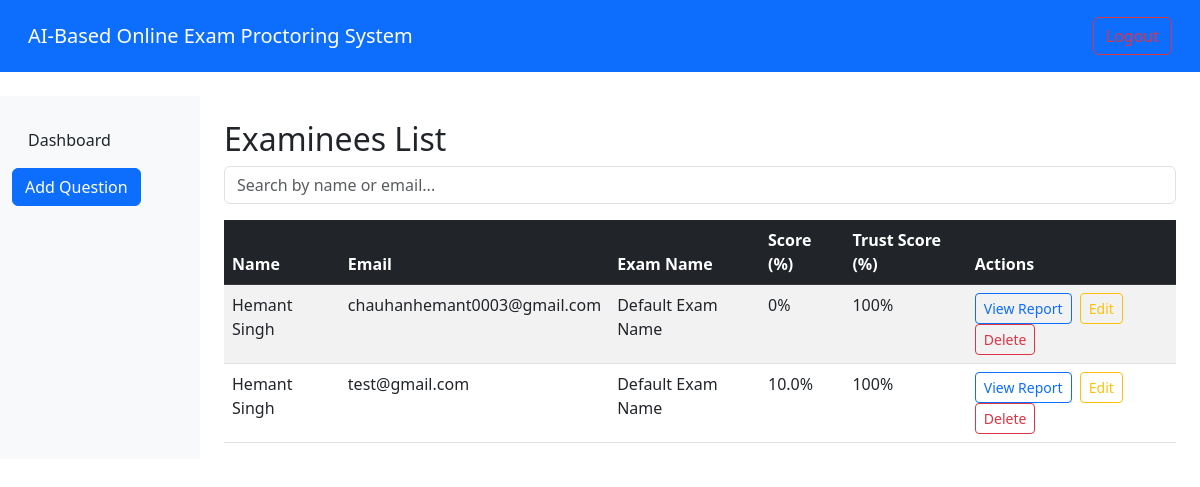
Screenshot of /admin_dashboard/ (signed in) with the database file from the repository.
### proctoring/models.py (models this page shows, shortened)
class Student(models.Model):
    user = models.OneToOneField(User, on_delete=models.CASCADE, related_name='student', null=True, blank=True)
    name = models.CharField(max_length=255)
    address = models.TextField(null=True, blank=True)
    email = models.EmailField(unique=True)
    photo = models.ImageField(upload_to='student_photos/')
    face_encoding = models.JSONField(null=True, blank=True)
    timestamp = models.DateTimeField(default=datetime.now())
    feedback = models.TextField(null=True, blank=True, max_length=1000)

class Exam(models.Model):
    student = models.ForeignKey(Student, on_delete=models.CASCADE, related_name='exams', null=True, blank=True)
    exam_name = models.CharField(max_length=255, default='Default Exam Name')
    total_questions = models.IntegerField(null=True, blank=True)
    correct_answers = models.IntegerField(null=True, blank=True)
    timestamp = models.DateTimeField(default=datetime.now())
    status = models.CharField(
        max_length=50,
        choices=[('ongoing', 'Ongoing'), ('completed', 'Completed'), ('cancelled', 'Cancelled')],
        default='ongoing'
    )
    percentage_score = models.FloatField(null=True, blank=True)

### proctoring/views.py (the view)
# urls.py: path('admin_dashboard/', views.admin_dashboard, name='admin_dashboard'),
@staff_member_required(login_url='/admin/login/')
def admin_dashboard(request):
    students = Student.objects.annotate(
        exam_count=Count('exams'),
        cheating_event_count=Count('cheating_events')
    ).prefetch_related('exams', 'cheating_events')
    for student in students:
        student.trust_score = max(0, 100 - (student.cheating_event_count * 10))
        for exam in student.exams.all():
            if exam.total_questions and exam.total_questions > 0 and exam.percentage_score is None:
                exam.percentage_score = calculate_exam_score(exam)
                exam.save()
    context = {
        'students': students,
    }
    return render(request, 'admin_dashboard.html', context)

### proctoring/views.py (called while the page is built)
def calculate_exam_score(exam):
    if exam.total_questions and exam.total_questions > 0:
        return round((exam.correct_answers / exam.total_questions) * 100, 2)
    return 0.0

### proctoring/templates/admin_dashboard.html (shortened to what this page needs)
<!DOCTYPE html>
<html lang="en">
<head>
    <link href="https://cdn.jsdelivr.net/npm/bootstrap@5.3.0/dist/css/bootstrap.min.css" rel="stylesheet">
</head>
<body>
    <nav class="navbar navbar-expand-lg navbar-dark bg-primary p-3">
        <div class="container-fluid">
            <a class="navbar-brand" href="#">AI-Based Online Exam Proctoring System</a>
            <div class="d-flex ms-auto">
                <a href="{% url 'home' %}" class="btn btn-outline-danger">Logout</a>
            </div>
        </div>
    </nav>
    <div class="container-fluid mt-4">
        <div class="row">
            <div class="col-md-2 bg-light py-4">
                <ul class="nav flex-column">
                    <li class="nav-item mb-2">
                        <a class="nav-link text-dark" href="#">Dashboard</a>
                    </li>
                    <li class="nav-item mb-2">
                        <a class="btn btn-primary" href="{% url 'add_question' %}">Add Question</a>
                    </li>
                </ul>
            </div>
            <div class="col-md-10">
                <div class="container">
                    <h2 class="mt-4">Examinees List</h2>
                    <div class="input-group mb-3">
                        <input type="text" id="searchBar" placeholder="Search by name or email..." class="form-control">
                    </div>
                    <div class="table-responsive">
                        <table class="table table-striped table-hover">
                            <thead class="table-dark">
                                <tr>
                                    <th>Name</th>
                                    <th>Email</th>
                                    <th>Exam Name</th>
                                    <th>Score (%)</th>
                                    <th>Trust Score (%)</th>
                                    <th>Actions</th>
                                </tr>
                            </thead>
                            <tbody>
                                {% for student in students %}
                                <tr>
                                    <td>{{ student.name }}</td>
                                    <td>{{ student.email }}</td>
                                    <td>{{ student.exams.first.exam_name|default:"No Exam" }}</td>
                                    <td>{{ student.exams.first.percentage_score|default:"0" }}%</td>
                                    <td>{{ student.trust_score|default:"100" }}%</td>
                                    <td>
                                        <a href="{% url 'report_page' student.id %}" class="btn btn-outline-primary btn-sm me-1">View Report</a>
                                        <a href="#" class="btn btn-outline-warning btn-sm me-1">Edit</a>
                                        <a href="#" class="btn btn-outline-danger btn-sm">Delete</a>
                                    </td>
                                </tr>
                                {% endfor %}
                            </tbody>
                        </table>
                    </div>
                </div>
            </div>
        </div>
    </div>
</body>
</html>

### rows the page displays
Student: name "Hemant Singh", email "chauhanhemant0003@gmail.com", exams.first.exam_name "Default Exam Name", exams.first.percentage_score "0", trust_score "100"
Student: name "Hemant Singh", email "test@gmail.com", exams.first.exam_name "Default Exam Name", exams.first.percentage_score "10.0", trust_score "100"
